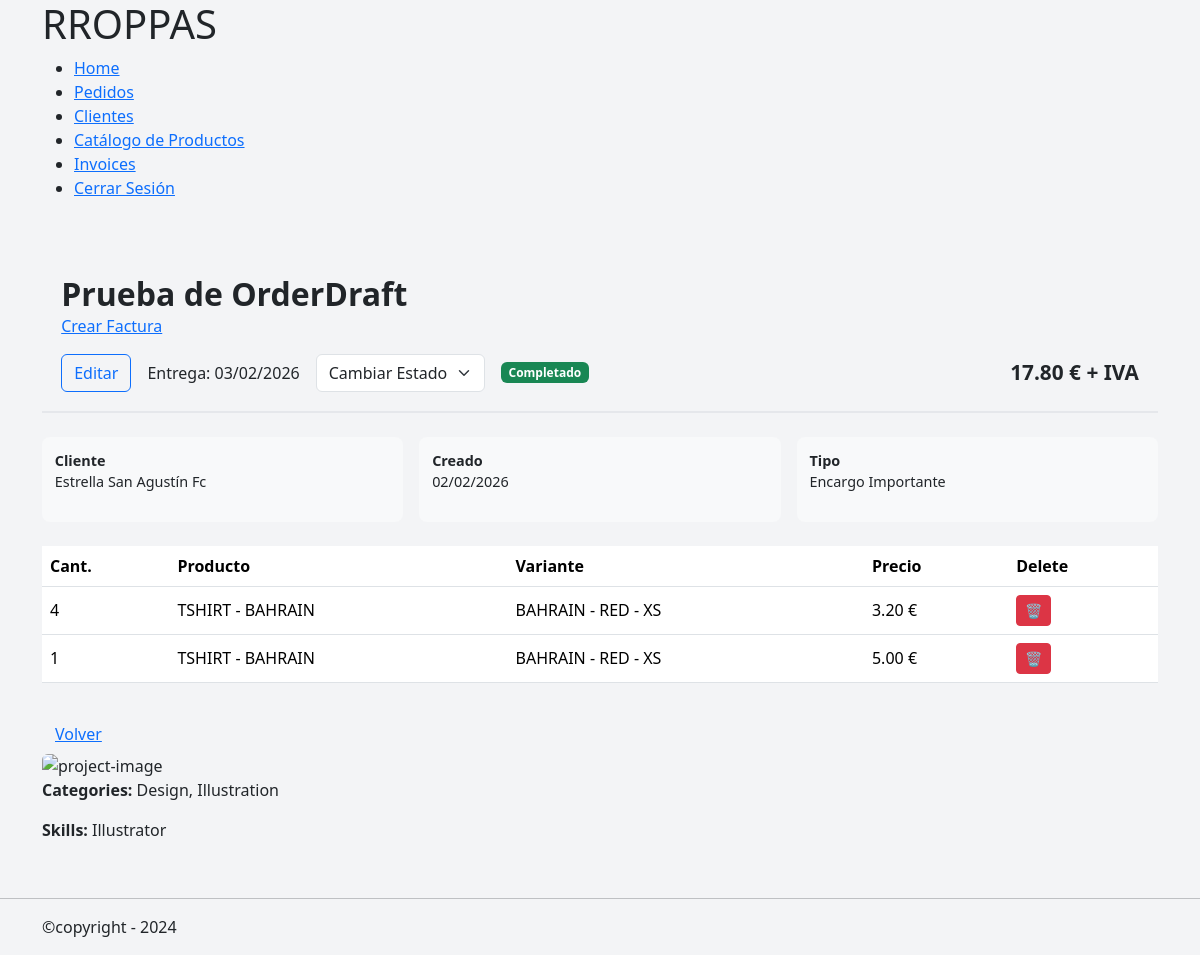
Screenshot of /orders/detail/29 (signed in) with the database file from the repository.
### orders/models.py (models this page shows, shortened)
class Order(models.Model):
    class OrderStatus(models.TextChoices):
        RECEIVED = "RECEIVED", "Recibido"
        PENDING_DESIGN = "PENDING_DESIGN", "Pendiente de diseño"
        DESIGN_READY = "DESIGN_READY", "Diseño confirmado"
        IN_PRODUCTION = "IN_PRODUCTION", "En producción"
        COMPLETED = "COMPLETED", "Completado"
        DELIVERED = "DELIVERED", "Entregado"
        CANCELLED = "CANCELLED", "Cancelado"
    class OrderType(models.TextChoices):
        LARGE = 'LARGE', 'Encargo Importante'
        SMALL = 'SMALL', 'Encargo de Mostrador'
    client = models.ForeignKey(
        Client,
        on_delete=models.PROTECT,
        related_name='orders',
    )
    title = models.CharField(
        max_length=50,
        help_text='Descripcion corta del Pedido',
        verbose_name='Nombre del encargo',
    )
    status = models.CharField(
        verbose_name='Estado',
        choices=OrderStatus,
        default=OrderStatus.PENDING_DESIGN,
    )
    order_type =models.CharField(
        verbose_name='Tipo de pedido',
        choices=OrderType,
    )
    notes = models.TextField(blank=True, null=True)
    delivery_date = models.DateField(blank=True, null=True)
    created_at = models.DateTimeField(auto_now_add=True)
    updated_at = models.DateTimeField(auto_now=True)
    sent_at = models.DateField(blank=True, null=True)
    def total_price(self):
        return sum(
            item.unit_price * item.quantity
            for item in self.items.all()
        )
    def status_color(self):
        return {
            self.OrderStatus.RECEIVED: 'secondary',
            self.OrderStatus.PENDING_DESIGN: 'warning',
            self.OrderStatus.DESIGN_READY: 'info',
            self.OrderStatus.IN_PRODUCTION: 'primary',
            self.OrderStatus.COMPLETED: 'success',
            self.OrderStatus.DELIVERED: 'dark',
            self.OrderStatus.CANCELLED: 'danger',
        }.get(self.status, 'secondary')

class OrderItem(models.Model):
    order = models.ForeignKey(
        Order,
        on_delete=models.CASCADE,
        related_name='items',
    )
    product = models.ForeignKey(
        Product,
        on_delete=models.PROTECT,
    )
    variant = models.ForeignKey(
        ProductVariant,
        on_delete=models.PROTECT,
    )
    quantity = models.PositiveIntegerField(
        default=1,
    )
    unit_price = models.DecimalField(
        max_digits=10,
        decimal_places=2,
        help_text="Precio unitario sin IVA",
        verbose_name='Precio presupuestado',
    )
    notes = models.CharField(
        max_length=255,
        blank=True,
    )

### clients/models.py (models this page shows, shortened)
class Client(models.Model):
    TIPOS_CLIENTE = [
        ("club deportivo", "Club deportivo"),
        ("colegio", "Colegio"),
        ("ayuntamiento", "Ayuntamiento"),
        ("universidad", "Universidad"),
        ("empresa", "Empresa"),
        ("particular", "Particular"),
    ]
    name = models.CharField(
        verbose_name='Nombre',
        max_length=255,
    )
    tipo = models.CharField(
        verbose_name='Tipo de Cliente',
        choices=TIPOS_CLIENTE
    )
    cif_nif = models.CharField(
        verbose_name='CIF/NIF',
        max_length=20,
        blank=True,
        null=True,
    )
    t_number = models.CharField(
        verbose_name='Nº teléfono',
        max_length=30,
        null=True,
        blank=True
    )
    email= models.EmailField(
        blank=True,
    )
    direccion=models.TextField(
        verbose_name='Direccion',
        max_length=100,
        blank=True,
        null=True,
    )
    other=models.TextField(
        verbose_name='Otra información',
        blank=True,
        null=True,
    )
    created_at=models.DateTimeField(
        verbose_name='Fecha de Creación',
        default=timezone.now,
        )
    def __str__(self):
        return self.name

### products/models.py (models this page shows, shortened)
class Product(models.Model):
    class PrintType(models.TextChoices):
        DTF = "DTF", "DTF"
        NONE = "NONE", "Sin personalización"
    class ClotheType(models.TextChoices):
        TSHIRT = "TSHIRT", "Camiseta"
        HOODIE = "HOODIE", "Sudadera"
        PANTS = "PANTS", "Pantalón"
        OTHER = "OTHER", "Otros"
    model = models.CharField(
        verbose_name= 'Modelo del Producto',
        max_length=100,
        unique=True
    )
    sku = models.CharField(
        max_length=50,
        blank=True,
        help_text="Referencia interna (opcional)",
    )
    allowed_print = models.CharField(
        max_length=10,
        choices=PrintType.choices,
        default=PrintType.DTF
    )
    type = models.CharField(
        max_length=20,
        choices=ClotheType.choices,
    )
    image = models.ImageField(
        upload_to='products/products_files',
        blank=True,
        null=True,
    )
    model_url = models.URLField(
        blank=True,
        null= True,
    )
    cost_price = models.DecimalField(
        max_digits=10,
        decimal_places=2,
        blank=True,
        null=True,
    )
    created_at = models.DateTimeField(auto_now_add=True)
    updated_at = models.DateTimeField(auto_now=True)
    class Meta:
        ordering = ["model"]
        verbose_name = "Producto"
        verbose_name_plural = "Productos"
    def __str__(self):
        parts = [self.type]
        parts.append(self.model)
        return " - ".join(parts)

class ProductVariant(models.Model):
    product = models.ForeignKey(
        Product,
        on_delete=models.CASCADE,
        related_name='variants'
    )
    color = models.CharField(
        max_length=60,
    )
    size = models.CharField(
        max_length=30,
    )
    sku = models.CharField(
        max_length=50,
        blank=True,
        help_text="Referencia interna (opcional)",
    )
    stock = models.IntegerField(default=0, help_text="Stock opcional por variante")
    class Meta:
        unique_together = ("product", "color", "size")
        ordering = ["product", "color", "size"]
        verbose_name = "Variante de Producto"
        verbose_name_plural = "Variantes de Producto"
    def __str__(self):
        parts = [self.product.model]
        if self.color:
            parts.append(self.color)
        if self.size:
            parts.append(self.size)
        return " - ".join(parts)

### orders/views.py (the view, shortened to what this page needs)
# urls.py: path('detail/<pk>', OrderDetailView.as_view(), name='order_detail'),
@method_decorator(login_required, name='dispatch')
class OrderDetailView(DetailView):
    model = Order
    template_name = 'orders/order_detail.html'

### mini_erp/templates/orders/order_detail.html (shortened to what this page needs)
{% extends "general/layout.html" %}
{% block contenido %}
{% load static %}
<link rel="stylesheet" href="https://cdnjs.cloudflare.com/ajax/libs/font-awesome/5.12.1/css/all.min.css" />
<link rel="stylesheet" href="{% static 'orders/css/orders.css' %}">
<div class="container">
    <div class="order-header">
        <h2>{{ object.title }}</h2>
        <p><a href="{% url 'invoices:create_invoice' object.pk %}">Crear Factura</a></p>
        <div class="order-meta">
            <a href="{% url 'orders:order_update' object.pk %}" class="btn btn-outline-primary">
                Editar
            </a>
            <span class="order-delivery">
                Entrega: {{ object.delivery_date|date:"d/m/Y" }}
            </span>
            {% if object.status == 'COMPLETED' %}
              <span>
                    <form method="post" action="{% url 'orders:change_status' object.pk %}">
                        <select name="status" class="form-select w-auto" onchange="this.form.submit()">
                            <option disabled selected>Cambiar Estado</option>
                        </select>
                    </form>
                </span>
            {% endif %}
            <span class="badge bg-{{ object.status_color }}">
                {{ object.get_status_display }}
            </span>
            <span class="order-total">
                {{ object.total_price }} € + IVA
            </span>
        </div>
    </div>
    <div class="order-info-grid">
        <div class="info-card">
            <strong>Cliente</strong>
            <p>{{ object.client }}</p>
        </div>
        <div class="info-card">
            <strong>Creado</strong>
            <p>{{ object.created_at|date:"d/m/Y" }}</p>
        </div>
        <div class="info-card">
            <strong>Tipo</strong>
            <p>{{ object.get_order_type_display }}</p>
        </div>
    </div>
</div>
<div class="container">
    <table class="table order-items-table">
    <thead>
        <tr>
            <th>Cant.</th>
            <th>Producto</th>
            <th>Variante</th>
            <th>Precio</th>
            <th>Delete</th>
        </tr>
    </thead>
    <tbody>
        {% for item in object.items.all %}
        <tr>
            <td>{{ item.quantity }}</td>
            <td>{{ item.product }}</td>
            <td>{{ item.variant }}</td>
            <td>{{ item.unit_price }} €</td>
            <td>
                <form method="post" style="display:inline;">
                            <button class="btn btn-danger btn-sm">
                                🗑
                            </button>
                </form>
            </td>
        </tr>
        {% endfor %}
    </tbody>
    </table>
    <div class="order-actions">
            <a href="{% url 'home' %}" class="btn btn-link">
            Volver
            </a>
    </div>
</div>
    <div class="container">
        <div class="row">
            <div class="col-md-7">
                <img src="https://www.bootdey.com/image/400x300/FFB6C1/000000" alt="project-image" class="rounded">
                <div class="project-info-box">
                    <p><b>Categories:</b> Design, Illustration</p>
                    <p><b>Skills:</b> Illustrator</p>
                </div>
            </div>
        </div>
    </div>
{% endblock %}

### mini_erp/static/orders/css/orders.css (style rules this page uses)
.order-info-grid { display: grid; grid-template-columns: repeat(auto-fit, minmax(180px, 1fr)); gap: 1rem; margin-bottom: 1.5rem; }
.info-card { background: #f8f9fa; padding: 0.8rem; border-radius: 8px; font-size: 0.9rem; }
.order-items-table td, .order-items-table th { vertical-align: middle; }
.order-actions { display: flex; gap: 0.5rem; margin-top: 2rem; }
.order-header { padding: 1.2rem; border-bottom: 2px solid #e5e7eb; margin-bottom: 1.5rem; }
.order-header h2 { margin: 0; font-weight: 700; }
.order-meta { display: flex; gap: 1rem; align-items: center; margin-top: 0.5rem; }
.order-total { margin-left: auto; font-size: 1.3rem; font-weight: 700; }
body { background-color: #f3f4f6; }

### rows the page displays
Order: title "Prueba de OrderDraft", delivery_date "03/02/2026", status "Completado", total_price "17.80", client "Estrella San Agustín Fc", created_at "02/02/2026", order_type "Encargo Importante"
OrderItem: quantity "4", product "TSHIRT - BAHRAIN", variant "BAHRAIN - RED - XS", unit_price "3.20"
OrderItem: quantity "1", product "TSHIRT - BAHRAIN", variant "BAHRAIN - RED - XS", unit_price "5.00"
